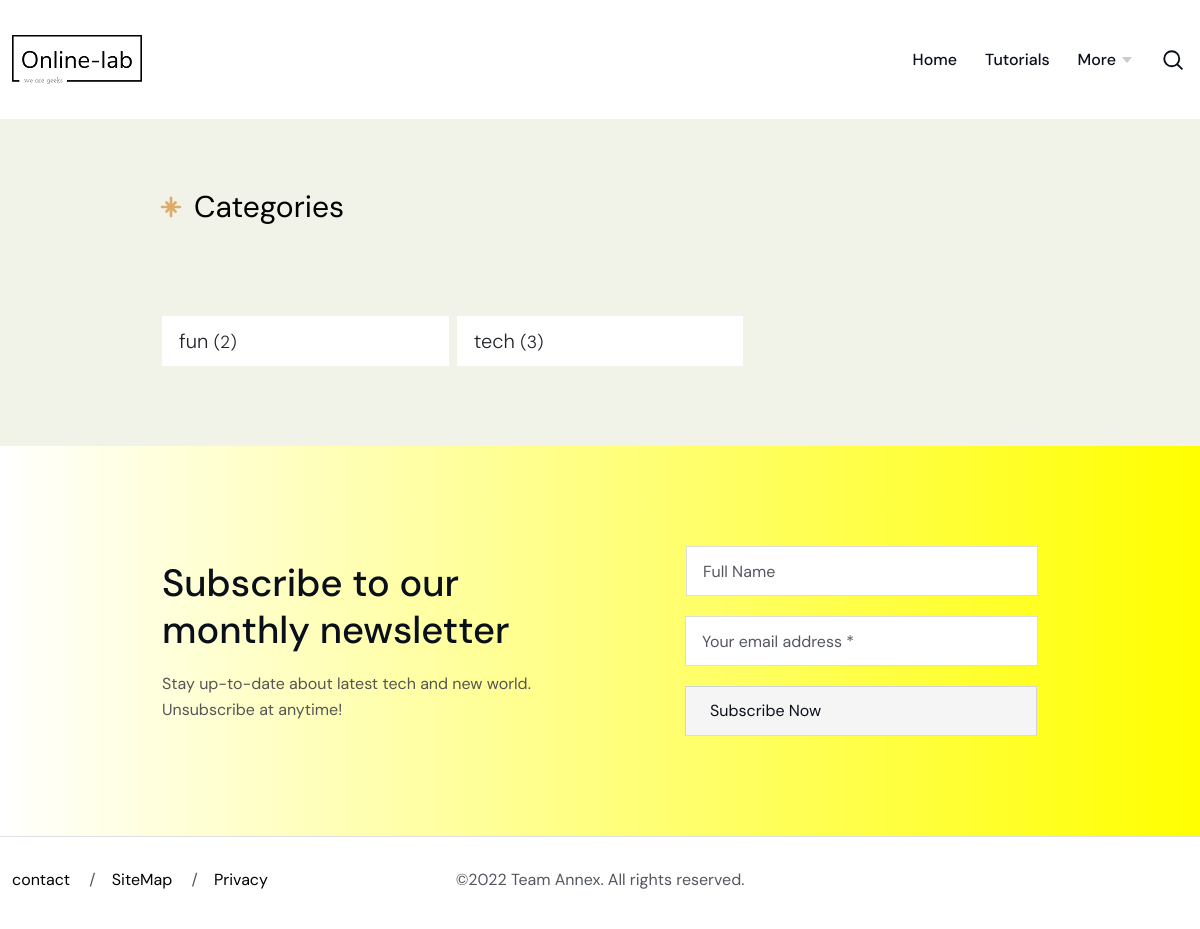
Before: /category with the older database file.
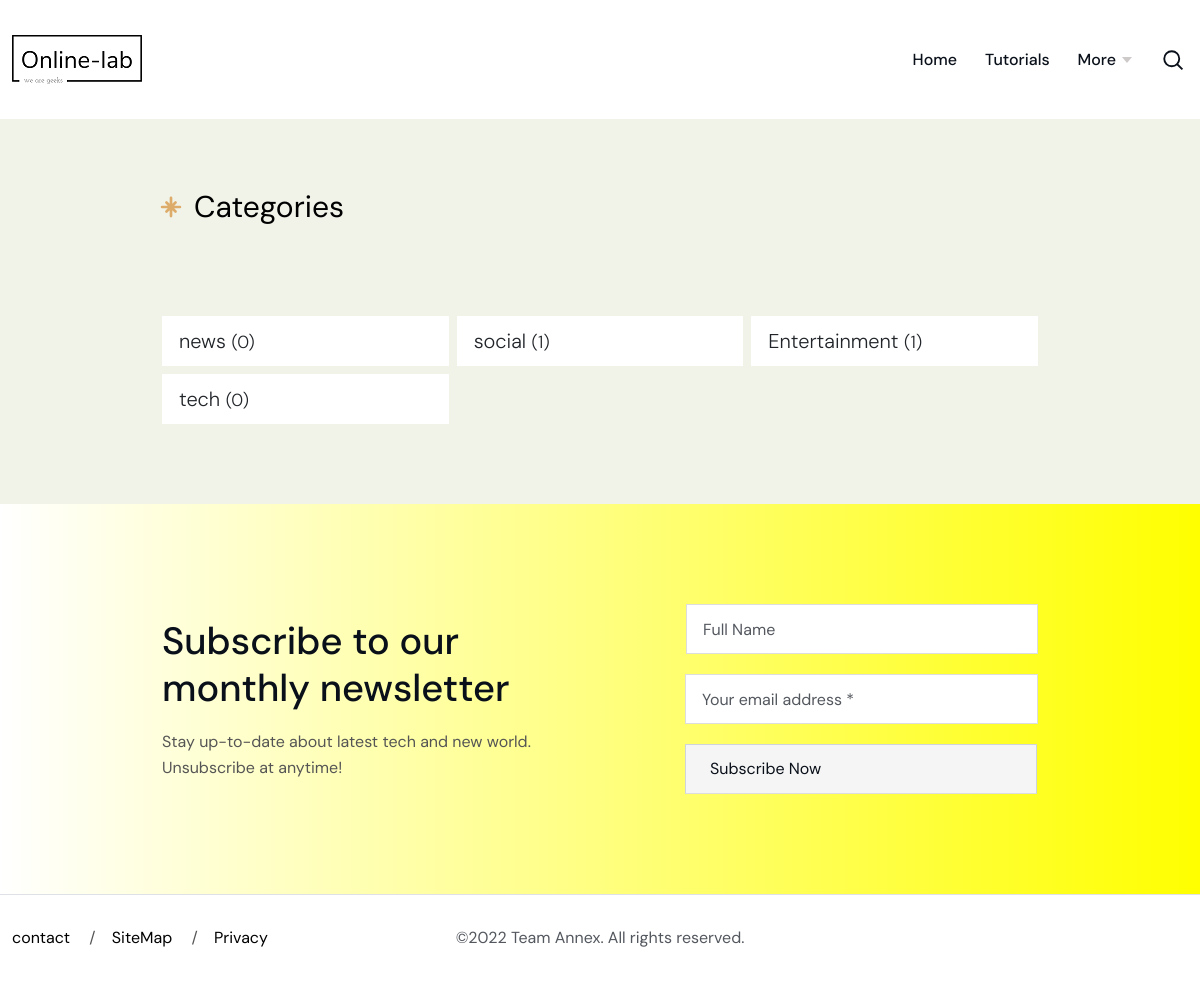
After: the same page with the newer database file.
### news/models.py (models this page shows, shortened)
class BlogCategory(models.Model):
      category = models.CharField(max_length=100)
      category_details = models.CharField(max_length=250, blank=True)
      slug = AutoSlugField(populate_from='category')
      created = models.DateTimeField(auto_now_add=True)

### news/views.py (the view)
# urls.py: path('category', views.categories, name='categories'),
def categories(request):
    count = BlogCategory.objects.annotate(num_comments=models.Count('blog')).all().order_by('-created')
    return render(request, 'main/categories.html', { "count": count})

### templates/main/categories.html (shortened to what this page needs)
{% extends 'main/base.html' %}
{% load static %}
{% static "img" as baseUrl %}
{% static "category_img" as baseUrl %}
{% block content %}
<section class="section">
  <div class="container">
    <div class="row g-0 justify-content-center">
      <div class="col-xl-9 col-lg-10">
        <div class="row gy-2 align-items-center section-title mb-0 section pt-0">
          <div class="col-12">
            <h1 class="h3 mb-0 title">Categories</h1>
          </div>
        </div>
      </div>
    </div>
    <div class="row justify-content-center">
      <div class="col-xl-9 col-lg-10">
        <div class="tab-content" id="taxonomyLists">
          <div class="tab-pane show active" id="alphabetical-tab-pane" role="tabpanel" aria-labelledby="alphabetical-tab" tabindex="0">
            <div class="row g-2 taxonomy-lists">
              {% for cat in count %}
              <div class="col-md-4 col-6">
                <a class="text-dark px-3 py-2 d-flex lead bg-white" href="/category/{{cat.slug}}">
                  <div class="flex-grow-1">
                    <span class="sort-alphabetical">{{cat.category}} </span>
                    <small class="sort-popular">({{cat.num_comments}})</small>
                  </div>
                </a>
              </div>
              {% endfor %}
            </div>
          </div>
        </div>
      </div>
    </div>
  </div>
</section>
{% endblock %}

Changed rows visible on the page:
removed BlogCategory: category "fun", num_comments "2"
added BlogCategory: category "news", num_comments "0"
added BlogCategory: category "social", num_comments "1"
added BlogCategory: category "Entertainment", num_comments "1"
changed BlogCategory "tech": num_comments "3" → "0"
